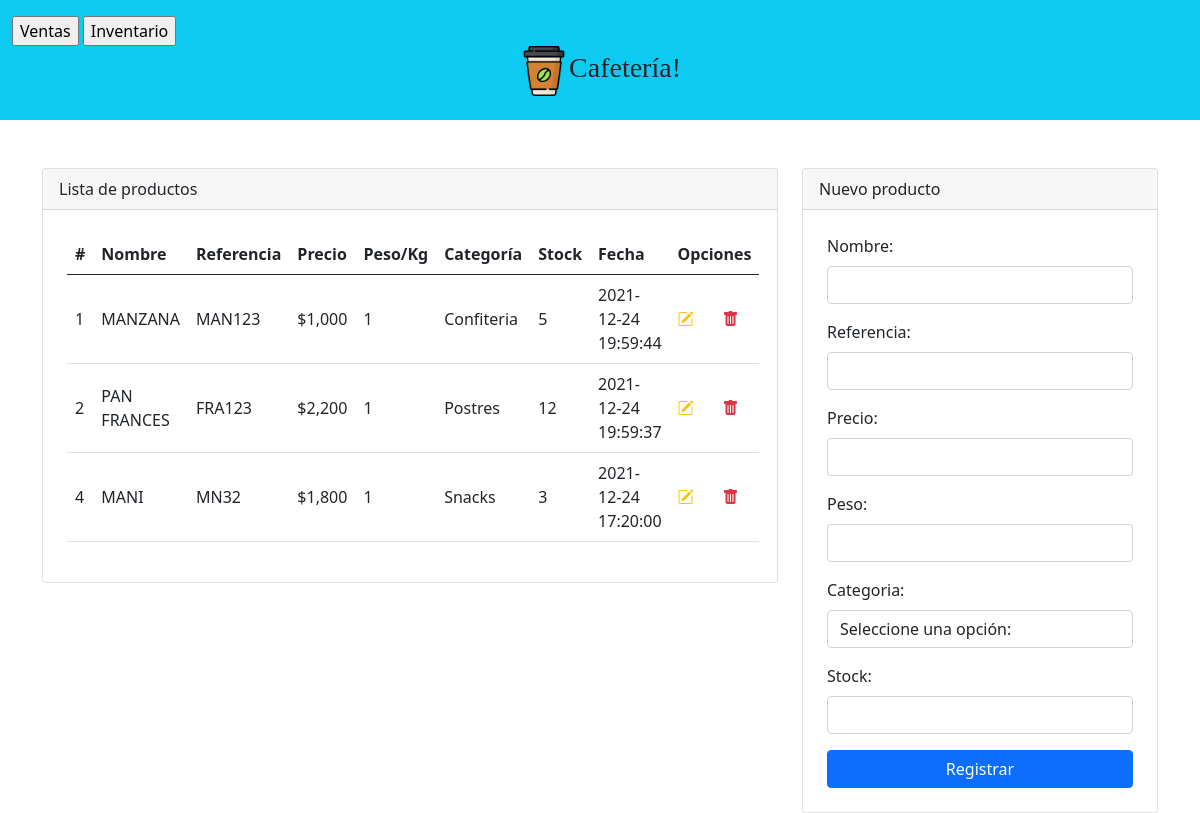
The page / on the database its author committed.
### tables this page shows
CREATE TABLE `inventario` (
  `id` int(11) NOT NULL,
  `Nombre` varchar(45) NOT NULL,
  `Referencia` varchar(45) NOT NULL,
  `Precio` int(11) NOT NULL,
  `Peso` int(11) NOT NULL,
  `Categoria` varchar(45) NOT NULL,
  `Stock` int(11) NOT NULL,
  `Fecha` timestamp NOT NULL DEFAULT current_timestamp() ON UPDATE current_timestamp()
);

### Index.php (the view, shortened to what this page needs)
<?php include 'template/header.php' ?>
<?php
    include_once "Model/conexion.php";
    $sentencia =$bd->query("SELECT id, Nombre, Referencia,CONCAT('$', FORMAT(Precio,0)) AS Precio, Peso, Categoria, Stock, Fecha FROM inventario");
    $inventario = $sentencia->fetchAll(PDO::FETCH_OBJ);
?>
<div class="container mt-5">
    <div class="row justify-content-center">
        <div class="col-md-8">
            <div class="card">
                <div class="card-header">
                    Lista de productos
                </div>
                <div class="p-4">
                    <table class="table align-middle">
                        <thead>
                            <tr>
                                <th scope="col">#</th>
                                <th scope="col">Nombre</th>
                                <th scope="col">Referencia</th>
                                <th scope="col">Precio</th>
                                <th scope="col">Peso/Kg</th>
                                <th scope="col">Categoría</th>
                                <th scope="col">Stock</th>
                                <th scope="col">Fecha</th>
                                <th scope="col" colspan="2">Opciones</th>
                            </tr>
                        </thead>
                        <tbody>
                            <?php
                                foreach($inventario as $dato){
                            ?>
                            <tr>
                                <td scope="row"><?php echo $dato->id;?></td>
                                <td><?php echo $dato->Nombre;?></td>
                                <td><?php echo $dato->Referencia;?></td>
                                <td><?php echo $dato->Precio;?></td>
                                <td><?php echo $dato->Peso;?></td>
                                <td><?php echo $dato->Categoria;?></td>
                                <td><?php echo $dato->Stock;?></td>
                                <td><?php echo $dato->Fecha;?></td>
                                <td><a class="text-warning" href="Editar.php?id=<?php echo $dato->id;?>"><i class="bi bi-pencil-square"></i></a></td>
                                <td><a onclick="return confirm('¿Estas seguro de eliminar?');" class="text-danger" href="Eliminar.php?id=<?php echo $dato->id;?>"><i class="bi bi-trash-fill"></i></a></td>
                            </tr>
                            <?php
                                }
                            ?>
                        </tbody>
                    </table>
                </div>
            </div>
        </div>
        <div class="col-md-4">
            <div class="card">
                <div class="card-header">
                    Nuevo producto
                </div>
                <form class="p-4" method="POST" action="Registrar.php">
                    <div class="mb-3">
                        <label class="form-label">Nombre:</label>
                        <input type="text" class="form-control" name="txtNombre" autofocus required>
                    </div>
                    <div class="mb-3">
                        <label class="form-label">Referencia:</label>
                        <input type="text" class="form-control" name="txtReferencia" autofocus required>
                    </div>
                    <div class="mb-3">
                        <label class="form-label">Precio:</label>
                        <input type="number" class="form-control" name="txtPrecio" autofocus required>
                    </div>
                    <div class="mb-3">
                        <label class="form-label">Peso:</label>
                        <input type="number" class="form-control" name="txtPeso" autofocus required>
                    </div>
                    <div class="mb-3">
                        <label class="form-label">Categoria:</label>
                        <select name="Categoria" class="form-control">
                            <option value="">Seleccione una opción:</option>
                        </select>
                    </div>
                    <div class="mb-3">
                        <label class="form-label">Stock:</label>
                        <input type="number" class="form-control" name="txtStock" autofocus required>
                    </div>
                    <div class="d-grid">
                        <input type="submit" class="btn btn-primary" value="Registrar">
                    </div>
                </form>
            </div>
        </div>
    </div>
</div>

### Template/header.php (shortened to what this page needs)
<!doctype html>
<html lang="es">
  <head>
    <link rel="stylesheet" href="https://cdn.jsdelivr.net/npm/bootstrap@5.0.2/dist/css/bootstrap.min.css">
    <link rel="stylesheet" href="https://cdn.jsdelivr.net/npm/bootstrap-icons@1.7.2/font/bootstrap-icons.css">
  </head>
  <body>
      <div class="container-fluid bg-info" href="img/cafe.png">
          <div class="row">
              <div class="col-md">
                  <header class="py-3">
                    <a href="Venta.php"><input type="button" value="Ventas"></a>
                    <a href="index.php"><input type="button" value="Inventario"></a>
                      <h3 class="text-center" style = "font-family:Candara;"><img src="img/cafe.png" width="50" height="50" href="index.php">Cafetería!</h3>
                  </header>
              </div>
          </div>
      </div>

### rows shown on the page
inventario: id "1", Nombre "MANZANA", Referencia "MAN123", Precio "$1,000", Peso "1", Categoria "Confiteria", Stock "5", Fecha "2021-12-24 19:59:44"
inventario: id "2", Nombre "PAN FRANCES", Referencia "FRA123", Precio "$2,200", Peso "1", Categoria "Postres", Stock "12", Fecha "2021-12-24 19:59:37"
inventario: id "4", Nombre "MANI", Referencia "MN32", Precio "$1,800", Peso "1", Categoria "Snacks", Stock "3", Fecha "2021-12-24 17:20:00"
